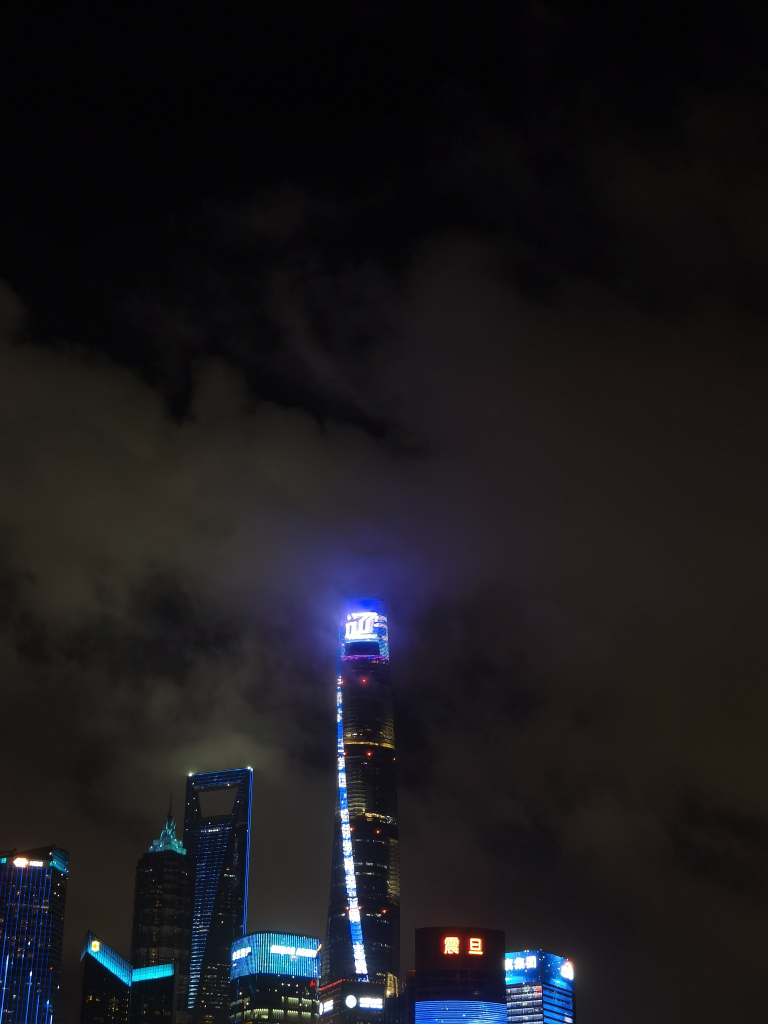
#> input picture assets/images/1.jpg, 3072 x 4096 px (shown at 1/4 size); its folder holds only this picture in this run
$ python -i file_manager.py   (imports and definitions only)
#> lines starting #> are read from the running program, lines starting #| are printed output that depends on the picture
# -*- coding: utf-8 -*-
"""
文件管理模块
处理图片导入、验证和导出功能
"""

import os
import tkinter as tk
from tkinter import filedialog, messagebox
from typing import List, Optional, Tuple
from PIL import Image
import shutil

from config import Config

class ImageFileManager:
    """图片文件管理器"""

    # [151 lines left out: functions __init__, import_single_image, import_multiple_images, import_folder, validate_image_file, get_image_info and 1 more, not called in this run]

class ExportManager:
    """导出管理器"""

    def __init__(self):
        """初始化导出管理器"""
        self.output_folder = ""
        self.export_settings = {
            'format': 'jpg',
            'quality': 95,
            'filename_prefix': 'wm_',
            'filename_suffix': ''
        }

    # [129 lines left out: functions set_output_folder, generate_filename, _sanitize_filename, _handle_file_conflict, export_single_image, not called in this run]

    def export_batch(self, image_data: List[Tuple[str, Image.Image]], progress_callback=None) -> Tuple[int, int]:
        """批量导出图片"""
        try:
            if not self.output_folder:
                messagebox.showerror("错误", "请先设置输出文件夹")
                return 0, 0

            success_count = 0
            total_count = len(image_data)

            for i, (image_path, watermarked_image) in enumerate(image_data):
                try:
                    if self.export_single_image(image_path, watermarked_image):
                        success_count += 1

                    # 更新进度
                    if progress_callback:
                        progress_callback(i + 1, total_count)

                except Exception as e:
                    print(f"导出图片失败 {image_path}: {e}")
                    continue

            return success_count, total_count

        except Exception as e:
            messagebox.showerror("错误", f"批量导出失败: {e}")
            return 0, 0

    def update_export_settings(self, settings: dict):
        """更新导出设置"""
        self.export_settings.update(settings)

    def get_export_settings(self) -> dict:
        """获取导出设置"""
        return self.export_settings.copy()

    # [34 lines left out: function _apply_resize, not called in this run]

>>> import cv2
>>> picture = cv2.imread('../../assets/images/1.jpg', cv2.IMREAD_GRAYSCALE)
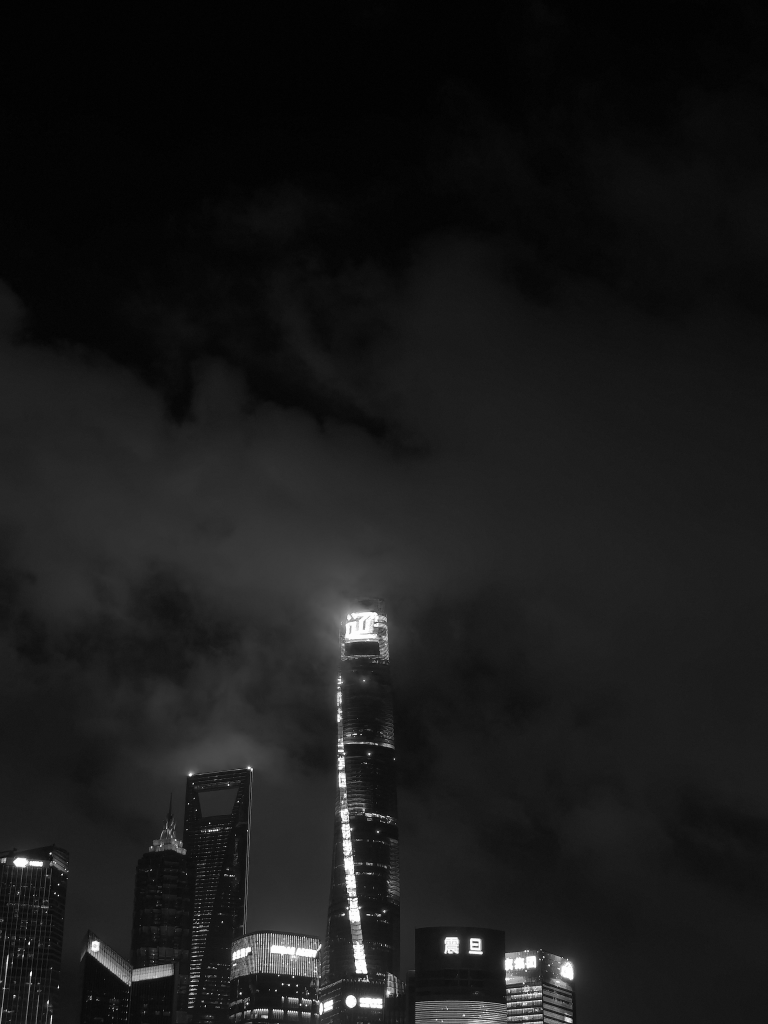
#> picture: shape (4096, 3072) (shown at 1/4 size); min 0, max 255, mean 25.7
>>> result = ExportManager().export_batch(picture)
#> result = (0, 0)
